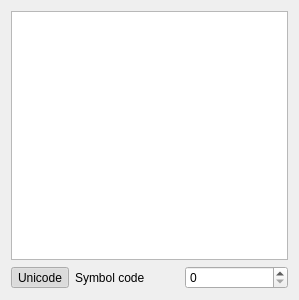
<?xml version="1.0" encoding="UTF-8"?>
<ui version="4.0">
 <class>SymbolsBar</class>
 <widget class="QWidget" name="SymbolsBar">
  <property name="geometry">
   <rect>
    <x>0</x>
    <y>0</y>
    <width>299</width>
    <height>300</height>
   </rect>
  </property>
  <property name="windowTitle">
   <string>Symbols</string>
  </property>
  <layout class="QGridLayout" name="gridLayout">
   <item row="0" column="0" colspan="3">
    <widget class="QTableView" name="tvSymbols">
     <property name="alternatingRowColors">
      <bool>true</bool>
     </property>
     <property name="selectionMode">
      <enum>QAbstractItemView::SingleSelection</enum>
     </property>
     <property name="selectionBehavior">
      <enum>QAbstractItemView::SelectRows</enum>
     </property>
     <property name="textElideMode">
      <enum>Qt::ElideNone</enum>
     </property>
     <property name="horizontalScrollMode">
      <enum>QAbstractItemView::ScrollPerPixel</enum>
     </property>
     <attribute name="horizontalHeaderDefaultSectionSize">
      <number>48</number>
     </attribute>
     <attribute name="horizontalHeaderMinimumSectionSize">
      <number>40</number>
     </attribute>
     <attribute name="horizontalHeaderStretchLastSection">
      <bool>true</bool>
     </attribute>
     <attribute name="verticalHeaderVisible">
      <bool>false</bool>
     </attribute>
     <attribute name="verticalHeaderDefaultSectionSize">
      <number>22</number>
     </attribute>
     <attribute name="verticalHeaderMinimumSectionSize">
      <number>22</number>
     </attribute>
     <attribute name="verticalHeaderVisible">
      <bool>false</bool>
     </attribute>
     <attribute name="verticalHeaderDefaultSectionSize">
      <number>22</number>
     </attribute>
     <attribute name="horizontalHeaderStretchLastSection">
      <bool>true</bool>
     </attribute>
     <attribute name="horizontalHeaderMinimumSectionSize">
      <number>40</number>
     </attribute>
     <attribute name="verticalHeaderMinimumSectionSize">
      <number>22</number>
     </attribute>
     <attribute name="horizontalHeaderDefaultSectionSize">
      <number>48</number>
     </attribute>
    </widget>
   </item>
   <item row="1" column="0">
    <widget class="QToolButton" name="tbUnicode">
     <property name="text">
      <string>Unicode</string>
     </property>
     <property name="checkable">
      <bool>true</bool>
     </property>
     <property name="checked">
      <bool>true</bool>
     </property>
    </widget>
   </item>
   <item row="1" column="1">
    <widget class="QLabel" name="label">
     <property name="text">
      <string>Symbol code</string>
     </property>
    </widget>
   </item>
   <item row="1" column="2">
    <widget class="QSpinBox" name="sbSymbol">
     <property name="maximum">
      <number>65535</number>
     </property>
     <property name="singleStep">
      <number>32</number>
     </property>
    </widget>
   </item>
  </layout>
 </widget>
 <resources/>
 <connections/>
</ui>
